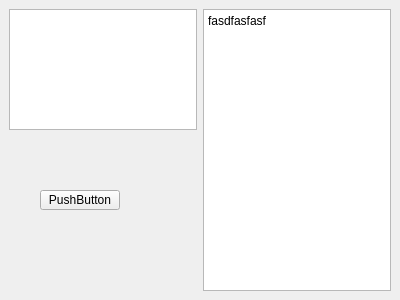
<?xml version="1.0" encoding="UTF-8"?>
<ui version="4.0">
 <class>Form</class>
 <widget class="QWidget" name="Form">
  <property name="geometry">
   <rect>
    <x>0</x>
    <y>0</y>
    <width>400</width>
    <height>300</height>
   </rect>
  </property>
  <property name="windowTitle">
   <string>Form</string>
  </property>
  <widget class="QTextEdit" name="textEdit_2">
   <property name="geometry">
    <rect>
     <x>9</x>
     <y>9</y>
     <width>188</width>
     <height>121</height>
    </rect>
   </property>
  </widget>
  <widget class="QTextEdit" name="textEdit">
   <property name="geometry">
    <rect>
     <x>203</x>
     <y>9</y>
     <width>188</width>
     <height>282</height>
    </rect>
   </property>
   <property name="html">
    <string>&lt;!DOCTYPE HTML PUBLIC &quot;-//W3C//DTD HTML 4.0//EN&quot; &quot;http://www.w3.org/TR/REC-html40/strict.dtd&quot;&gt;
&lt;html&gt;&lt;head&gt;&lt;meta name=&quot;qrichtext&quot; content=&quot;1&quot; /&gt;&lt;style type=&quot;text/css&quot;&gt;
p, li { white-space: pre-wrap; }
&lt;/style&gt;&lt;/head&gt;&lt;body style=&quot; font-family:'SimSun'; font-size:9pt; font-weight:400; font-style:normal;&quot;&gt;
&lt;p style=&quot; margin-top:0px; margin-bottom:0px; margin-left:0px; margin-right:0px; -qt-block-indent:0; text-indent:0px;&quot;&gt;fasdfasfasf&lt;/p&gt;&lt;/body&gt;&lt;/html&gt;</string>
   </property>
  </widget>
  <widget class="QPushButton" name="pushButton">
   <property name="geometry">
    <rect>
     <x>40</x>
     <y>190</y>
     <width>80</width>
     <height>20</height>
    </rect>
   </property>
   <property name="text">
    <string>PushButton</string>
   </property>
  </widget>
 </widget>
 <resources/>
 <connections/>
</ui>
